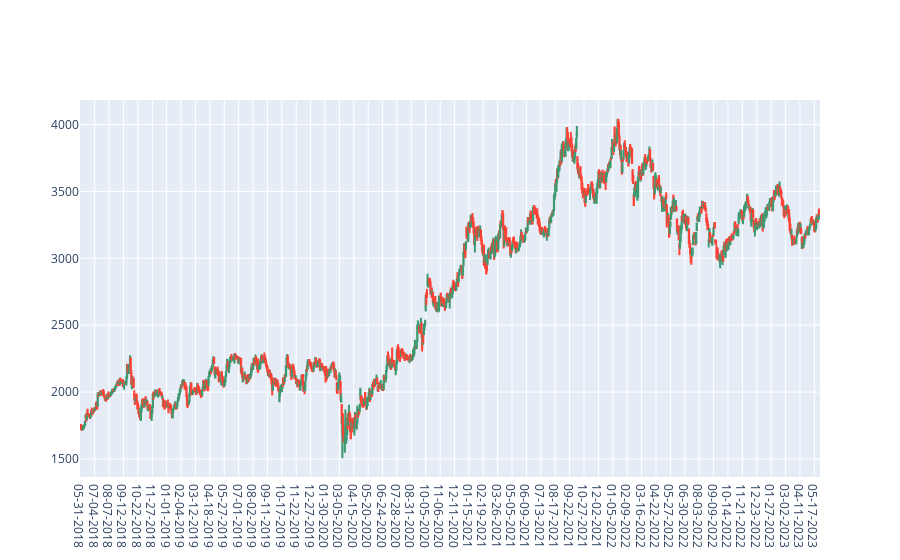

This figure's notebook cell:
### Code cell
import plotly.graph_objects as go
import pandas as pd

df = pd.read_csv('5y.csv')

fig = go.Figure(data=[go.Candlestick(x=df['Date'],
                open=df['Open'], high=df['High'],
                low=df['Low'], close=df['Close'])
                     ])

fig.update_layout(xaxis_rangeslider_visible=False)
fig.show()

### Figure 1 — Plotly figure (JSON) as saved in the notebook; plotly's stock layout.template omitted (floating-point values rounded to 4 significant figures; data arrays with more than 128 entries replaced by an {"elided": "..."} marker saying what was removed)
{"data": [{"close": {"elided": "1234 float values"}, "high": {"elided": "1234 float values"}, "low": {"elided": "1234 float values"}, "open": {"elided": "1234 float values"}, "type": "candlestick", "x": {"elided": "1234 str values"}}], "layout": {"xaxis": {"rangeslider": {"visible": false}}}}
